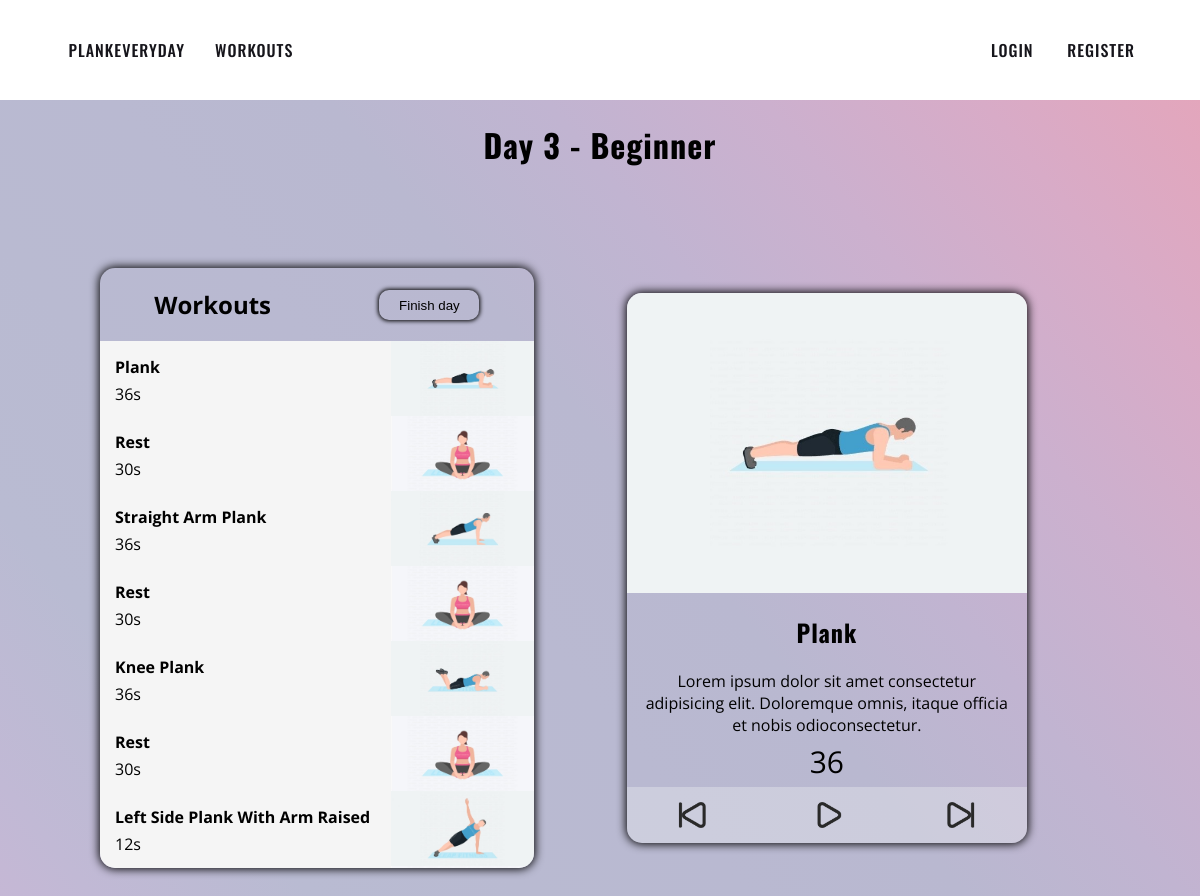
The app's page /caregories/2/3/ with its own data.
### first_workout/models.py (models this page shows, shortened)
class WorkoutsByDays(models.Model):
    day = models.PositiveSmallIntegerField()
    category_name = models.ForeignKey(
        "Categories", verbose_name=("Category"), on_delete=models.PROTECT
    )
    workouts = models.ManyToManyField(Workouts)
    time_coefficient = models.FloatField()
    is_completed = models.BooleanField()
    def __str__(self):
        return f"{self.day} - {self.category_name}"
    def get_workouts(self):
        my_dict = {}
        for field in self.workouts.all():
            my_dict[field.title] = int(field.workout_time * self.time_coefficient)
        return my_dict
    get_workouts.short_description = "Workouts"

class Categories(models.Model):
    title = models.CharField(max_length=20)
    short_description = models.TextField(max_length=50)
    img = models.ImageField()
    def image_data(self):
        return format_html(
            '<img src="{}" width="150px"/>',
            self.img.url,
        )
    image_data.short_description = "Preview"
    def __str__(self):
        return self.title

class Workouts(models.Model):
    title = models.CharField(max_length=50)
    workout_time = models.PositiveIntegerField(
        validators=[MaxValueValidator(3600, "The value must not exceed 3600 seconds")]
    )
    short_info = models.TextField(max_length=400)
    full_info = models.TextField(max_length=1000)
    img = models.ImageField()
    def image_data(self):
        return format_html(
            '<img src="{}" width="150px"/>',
            self.img.url,
        )
    image_data.short_description = "Preview"

### first_workout/views.py (the view, shortened to what this page needs)
# urls.py: path("caregories/<int:pk>/<int:day>/", DayListView.as_view(), name="day_workout"),
class DayListView(ListView):
    model = WorkoutsByDays
    template_name = "first_workout/cur_day.html"
    def get_queryset(self):
        return WorkoutsByDays.objects.filter(pk=self.kwargs["day"])
    def get_context_data(self, **kwargs):
        context = super().get_context_data(**kwargs)
        context["day"] = WorkoutsByDays.objects.get(day=self.kwargs["day"])
        return context

### first_workout/templates/first_workout/cur_day.html (shortened to what this page needs)
{% extends "base.html" %}
{% load static %}
{% block style %}
    <link rel="stylesheet" href="{% static 'workout/css/day.css' %}">
{% endblock style %}
{% block body %}
<div class="div-main-day-workout-container">
    <h1>Day {{ day }}</h1>
    <div class="div-center-flex-container">
        <div class="div-trainings-container">
            <div class="div-trainings-title">
                <h2>Workouts</h2>
                <form method="post">
                    <button type="submit">Finish day</button>
                </form>
            </div>
            {% for field in object_list %}
            {% for training, time in field.get_workouts.items %}
            <div class="div-training">
                <img src="../../../media/images/Planks/{{training|title}}.jpg" alt="{{training}}">
                <span><b>{{training}}</b></span>
                <span>{{time}}s</span>
            </div>
            {% if training != "Cobra Stretch" %}
            <div class="div-training">
                <img src="../../../media/images/Planks/REST.jpg" alt="">
                <span><b>Rest</b></span>
                <span>30s</span>
            </div>
            {% endif %}
            {% endfor %}
            {% endfor %}
        </div>
        <div class="div-current-training-container">
            <div class="div-current-training-box">
                <div class="div-img-box">
                    <img src="../../../media/images/Planks/PLANK.jpg" alt="plank-name">
                </div>
                <h2>Plank Name</h2>
                <p>Lorem ipsum dolor sit amet consectetur adipisicing elit. Doloremque omnis, itaque officia et nobis
                    odioconsectetur.</p>
                <p class="p-time">s</p>
                <div class="div-control">
                    <input id="backward" type="image"
                    onclick="backward()"  src="../../../media/icons/backward.png"
                        alt="backward-button">
                    <input id="play-stop" type="image" onclick="timerWorkout()" src="../../../media/icons/play.png"
                        alt="play-pause-button">
                    <input id="forward" type="image"
                    onclick="forward()"  src="../../../media/icons/forward.png"
                        alt="forward-button">
                </div>
            </div>
        </div>
    </div>
</div>
{% endblock body %}

### workout/static/workout/css/style.css (style rules this page uses)
body { margin: 0; font-family: 'Open Sans', sans-serif; background-color: rgba(212, 212, 212, 0.486); }

### workout/static/workout/css/day.css (style rules this page uses)
.div-main-day-workout-container { width: 100%; height: calc(100vh - 100px); background-image: linear-gradient(to right top, #e3b0cc, #d7b3d2, #cbb6d5, #c1b9d5, #b9bbd2, #b9bad1, #b9b9d1, #b9b8d0, #c1b4d1, #ccb0ce, #d8abc7, #e3a6bc); }
.div-main-day-workout-container>h1, .div-trainings-container>h2, .div-current-training-box>h2 { margin-top: 0px; padding-top: 21px; text-align: center; font-family: 'Oswald', sans-serif; letter-spacing: 1px; }
.div-center-flex-container { display: flex; width: 1000px; height: 600px; margin: 100px auto 0px auto; }
.div-trainings-container { width: 50%; height: auto; border-radius: 15px; box-shadow: 0px 0px 10px 1px #000000; overflow: auto; }
.div-trainings-title { display: flex; justify-content: space-around; }
button { cursor: pointer; width: 100px; height: 30px; margin-top: 22px; border-radius: 10px; border: 0px; box-shadow: 0px 0px 4px 1px #000000; background: transparent; }
.div-training { width: auto; height: 75px; background-color: whitesmoke; }
.div-training img { width: 143px; height: 75px; float: right; }
.div-training span { display: inline-block; width: calc(100% - 158.5px); margin-top: 15.5px; padding-left: 15px; }
.div-training span:last-child { margin-top: 5px; }
.div-current-training-container { width: 63%; height: auto; margin-left: 2%; }
.div-current-training-box { width: 400px; height: 550px; margin: 25px auto; border-radius: 15px; box-shadow: 0px 0px 10px 1px #000000; overflow: hidden; }
.div-img-box { width: auto; height: 300px; background-color: #EFF3F4; }
.div-img-box>img { width: fit-content; height: 209px; margin: 45.5px auto; }
.div-current-training-box>p { text-align: center; margin: 0 10px 5px 10px; }
.p-time { font-size: 30px; }
.div-control { display: flex; justify-content: space-around; width: auto; height: 56px; background-color: #eff3f456; }
.div-control input { width: auto; height: 38px; margin-top: 9px; }

### records on screen
WorkoutsByDays: day+category_name "3 - Beginner", title (picture), get_workouts "36" "36" "36" "12"
Workouts: get_workouts "Plank"
Workouts: get_workouts "Straight Arm Plank"
Workouts: get_workouts "Knee Plank"
Workouts: get_workouts "Left Side Plank With Arm Raised"
